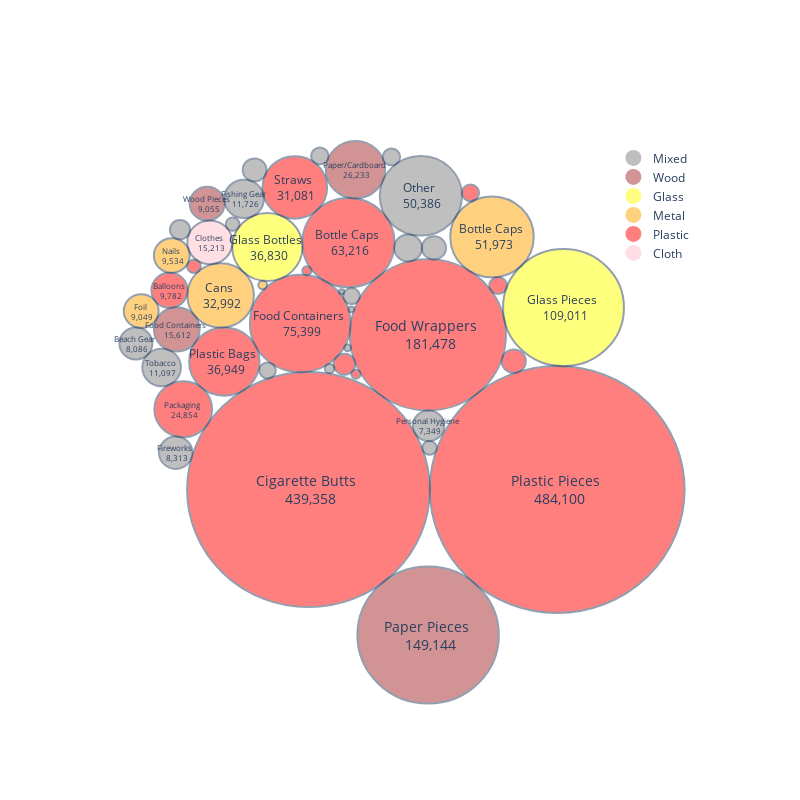

Notebook source saved alongside this figure:
### Code cell
fig = graph_maker.circle_packing_graph(plot_colors=None)
fig.show()

### Figure 1 — Plotly figure (JSON) as saved in the notebook; plotly's stock layout.template omitted (floating-point values rounded to 4 significant figures)
{"data": [{"marker": {"color": "grey", "opacity": 0.5, "size": 20, "symbol": "circle"}, "mode": "markers", "name": "Mixed", "showlegend": true, "type": "scatter", "x": [null], "y": [null]}, {"marker": {"color": "brown", "opacity": 0.5, "size": 20, "symbol": "circle"}, "mode": "markers", "name": "Wood", "showlegend": true, "type": "scatter", "x": [null], "y": [null]}, {"marker": {"color": "yellow", "opacity": 0.5, "size": 20, "symbol": "circle"}, "mode": "markers", "name": "Glass", "showlegend": true, "type": "scatter", "x": [null], "y": [null]}, {"marker": {"color": "orange", "opacity": 0.5, "size": 20, "symbol": "circle"}, "mode": "markers", "name": "Metal", "showlegend": true, "type": "scatter", "x": [null], "y": [null]}, {"marker": {"color": "red", "opacity": 0.5, "size": 20, "symbol": "circle"}, "mode": "markers", "name": "Plastic", "showlegend": true, "type": "scatter", "x": [null], "y": [null]}, {"marker": {"color": "pink", "opacity": 0.5, "size": 20, "symbol": "circle"}, "mode": "markers", "name": "Cloth", "showlegend": true, "type": "scatter", "x": [null], "y": [null]}], "layout": {"annotations": [{"font": {"size": 14}, "hovertext": "Plastic Pieces <br> 484,100", "showarrow": false, "text": "Plastic Pieces <br> 484,100", "x": 0.5159, "y": -0.2694}, {"font": {"size": 14}, "hovertext": "Cigarette Butts <br> 439,358", "showarrow": false, "text": "Cigarette Butts <br> 439,358", "x": -0.3004, "y": -0.2694}, {"font": {"size": 14}, "hovertext": "Food Wrappers <br> 181,478", "showarrow": false, "text": "Food Wrappers <br> 181,478", "x": 0.09167, "y": 0.2543}, {"font": {"size": 14}, "hovertext": "Paper Pieces <br> 149,144", "showarrow": false, "text": "Paper Pieces <br> 149,144", "x": 0.09225, "y": -0.7624}, {"font": {"size": 12}, "hovertext": "Glass Pieces <br> 109,011", "showarrow": false, "text": "Glass Pieces <br> 109,011", "x": 0.5365, "y": 0.3466}, {"font": {"size": 12}, "hovertext": "Food Containers <br> 75,399", "showarrow": false, "text": "Food Containers <br> 75,399", "x": -0.3274, "y": 0.2931}, {"font": {"size": 12}, "hovertext": "Bottle Caps <br> 63,216", "showarrow": false, "text": "Bottle Caps <br> 63,216", "x": -0.1692, "y": 0.5667}, {"font": {"size": 12}, "hovertext": "Bottle Caps <br> 51,973", "showarrow": false, "text": "Bottle Caps <br> 51,973", "x": 0.3019, "y": 0.5862}, {"font": {"size": 12}, "hovertext": "Other <br> 50,386", "showarrow": false, "text": "Other <br> 50,386", "x": 0.06851, "y": 0.7256}, {"font": {"size": 12}, "hovertext": "Plastic Bags <br> 36,949", "showarrow": false, "text": "Plastic Bags <br> 36,949", "x": -0.5763, "y": 0.1639}, {"font": {"size": 12}, "hovertext": "Glass Bottles <br> 36,830", "showarrow": false, "text": "Glass Bottles <br> 36,830", "x": -0.4351, "y": 0.5519}, {"font": {"size": 12}, "hovertext": "Cans <br> 32,992", "showarrow": false, "text": "Cans <br> 32,992", "x": -0.5886, "y": 0.3882}, {"font": {"size": 12}, "hovertext": "Straws <br> 31,081", "showarrow": false, "text": "Straws <br> 31,081", "x": -0.3451, "y": 0.754}, {"font": {"size": 8}, "hovertext": "Paper/Cardboard <br> 26,233", "showarrow": false, "text": "Paper/Cardboard <br> 26,233", "x": -0.1462, "y": 0.814}, {"font": {"size": 8}, "hovertext": "Packaging <br> 24,854", "showarrow": false, "text": "Packaging <br> 24,854", "x": -0.7113, "y": 0.002777}, {"font": {"size": 8}, "hovertext": "Food Containers <br> 15,612", "showarrow": false, "text": "Food Containers <br> 15,612", "x": -0.7325, "y": 0.2731}, {"font": {"size": 8}, "hovertext": "Clothes <br> 15,213", "showarrow": false, "text": "Clothes <br> 15,213", "x": -0.6238, "y": 0.568}, {"font": {"size": 8}, "hovertext": "Fishing Gear <br> 11,726", "showarrow": false, "text": "Fishing Gear <br> 11,726", "x": -0.5117, "y": 0.7152}, {"font": {"size": 8}, "hovertext": "Tobacco <br> 11,097", "showarrow": false, "text": "Tobacco <br> 11,097", "x": -0.7822, "y": 0.144}, {"font": {"size": 8}, "hovertext": "Balloons <br> 9,782", "showarrow": false, "text": "Balloons <br> 9,782", "x": -0.7563, "y": 0.4055}, {"font": {"size": 8}, "hovertext": "Nails <br> 9,534", "showarrow": false, "text": "Nails <br> 9,534", "x": -0.7489, "y": 0.5233}, {"font": {"size": 8}, "hovertext": "Wood Pieces <br> 9,055", "showarrow": false, "text": "Wood Pieces <br> 9,055", "x": -0.6328, "y": 0.6989}, {"font": {"size": 8}, "hovertext": "Foil <br> 9,049", "showarrow": false, "text": "Foil <br> 9,049", "x": -0.8492, "y": 0.3352}, {"font": {"size": 8}, "hovertext": "Fireworks <br> 8,313", "showarrow": false, "text": "Fireworks <br> 8,313", "x": -0.7358, "y": -0.1447}, {"font": {"size": 8}, "hovertext": "Beach Gear <br> 8,086", "showarrow": false, "text": "Beach Gear <br> 8,086", "x": -0.8667, "y": 0.2254}, {"font": {"size": 8}, "hovertext": "Personal Hygiene <br> 7,349", "showarrow": false, "text": "Personal Hygiene <br> 7,349", "x": 0.09397, "y": -0.05315}, {"font": {"size": 8}, "hovertext": "Lighters <br> 5,726", "showarrow": false, "text": "", "x": 0.02649, "y": 0.5486}, {"font": {"size": 8}, "hovertext": "Bandaids <br> 4,319", "showarrow": false, "text": "", "x": 0.1114, "y": 0.549}, {"font": {"size": 8}, "hovertext": "Lids <br> 4,310", "showarrow": false, "text": "", "x": 0.3733, "y": 0.1653}, {"font": {"size": 8}, "hovertext": "Construction Materials <br> 4,176", "showarrow": false, "text": "", "x": -0.4772, "y": 0.8132}, {"font": {"size": 8}, "hovertext": "Utensils <br> 3,473", "showarrow": false, "text": "", "x": -0.1822, "y": 0.155}, {"font": {"size": 8}, "hovertext": "Strapping Bands <br> 3,003", "showarrow": false, "text": "", "x": -0.7219, "y": 0.6109}, {"font": {"size": 8}, "hovertext": "6-Pack Holders <br> 2,294", "showarrow": false, "text": "", "x": 0.322, "y": 0.4217}, {"font": {"size": 8}, "hovertext": "PPE <br> 2,254", "showarrow": false, "text": "", "x": -0.2631, "y": 0.8605}, {"font": {"size": 8}, "hovertext": "Batteries <br> 2,241", "showarrow": false, "text": "", "x": -0.0281, "y": 0.8572}, {"font": {"size": 8}, "hovertext": "Bottles <br> 2,216", "showarrow": false, "text": "", "x": 0.2313, "y": 0.7357}, {"font": {"size": 8}, "hovertext": "Syringes <br> 2,059", "showarrow": false, "text": "", "x": -0.1591, "y": 0.3859}, {"font": {"size": 8}, "hovertext": "Footwear <br> 2,006", "showarrow": false, "text": "", "x": -0.4346, "y": 0.134}, {"font": {"size": 8}, "hovertext": "Cigar Tips <br> 1,537", "showarrow": false, "text": "", "x": 0.09707, "y": -0.1281}, {"font": {"size": 8}, "hovertext": "Rope <br> 1,423", "showarrow": false, "text": "", "x": -0.5492, "y": 0.6295}, {"font": {"size": 8}, "hovertext": "Beverage Bottles <br> 1,413", "showarrow": false, "text": "", "x": -0.6761, "y": 0.4866}, {"font": {"size": 8}, "hovertext": "Tires <br> 684", "showarrow": false, "text": "", "x": -0.2312, "y": 0.1402}, {"font": {"size": 8}, "hovertext": "Bagged Pet Waste <br> 636", "showarrow": false, "text": "", "x": -0.1446, "y": 0.1213}, {"font": {"size": 8}, "hovertext": "Beverage Pouches <br> 625", "showarrow": false, "text": "", "x": -0.3055, "y": 0.4718}, {"font": {"size": 8}, "hovertext": "Appliances <br> 564", "showarrow": false, "text": "", "x": -0.4507, "y": 0.4233}, {"font": {"size": 8}, "hovertext": "E-Waste <br> 347", "showarrow": false, "text": "", "x": -0.1718, "y": 0.2105}, {"font": {"size": 8}, "hovertext": "Car Parts <br> 260", "showarrow": false, "text": "", "x": -0.1594, "y": 0.3409}, {"font": {"size": 8}, "hovertext": "Bikes <br> 199", "showarrow": false, "text": "", "x": -0.1915, "y": 0.4009}], "autosize": false, "height": 800, "legend": {"x": 0.96, "xanchor": "right", "y": 0.93, "yanchor": "top"}, "plot_bgcolor": "rgba(0, 0, 0, 0)", "shapes": [{"fillcolor": "red", "line": {"width": 2}, "opacity": 0.5, "type": "circle", "x0": 0.09787, "x1": 0.9339, "xref": "x", "y0": -0.6874, "y1": 0.1486, "yref": "y"}, {"fillcolor": "red", "line": {"width": 2}, "opacity": 0.5, "type": "circle", "x0": -0.6986, "x1": 0.09787, "xref": "x", "y0": -0.6676, "y1": 0.1288, "yref": "y"}, {"fillcolor": "red", "line": {"width": 2}, "opacity": 0.5, "type": "circle", "x0": -0.1643, "x1": 0.3476, "xref": "x", "y0": -0.00165, "y1": 0.5102, "yref": "y"}, {"fillcolor": "brown", "line": {"width": 2}, "opacity": 0.5, "type": "circle", "x0": -0.1398, "x1": 0.3243, "xref": "x", "y0": -0.9944, "y1": -0.5304, "yref": "y"}, {"fillcolor": "yellow", "line": {"width": 2}, "opacity": 0.5, "type": "circle", "x0": 0.3381, "x1": 0.7348, "xref": "x", "y0": 0.1483, "y1": 0.545, "yref": "y"}, {"fillcolor": "red", "line": {"width": 2}, "opacity": 0.5, "type": "circle", "x0": -0.4924, "x1": -0.1625, "xref": "x", "y0": 0.1282, "y1": 0.4581, "yref": "y"}, {"fillcolor": "red", "line": {"width": 2}, "opacity": 0.5, "type": "circle", "x0": -0.3202, "x1": -0.01813, "xref": "x", "y0": 0.4156, "y1": 0.7177, "yref": "y"}, {"fillcolor": "orange", "line": {"width": 2}, "opacity": 0.5, "type": "circle", "x0": 0.1649, "x1": 0.4388, "xref": "x", "y0": 0.4493, "y1": 0.7232, "yref": "y"}, {"fillcolor": "grey", "line": {"width": 2}, "opacity": 0.5, "type": "circle", "x0": -0.06635, "x1": 0.2034, "xref": "x", "y0": 0.5907, "y1": 0.8604, "yref": "y"}, {"fillcolor": "red", "line": {"width": 2}, "opacity": 0.5, "type": "circle", "x0": -0.6918, "x1": -0.4608, "xref": "x", "y0": 0.0484, "y1": 0.2794, "yref": "y"}, {"fillcolor": "yellow", "line": {"width": 2}, "opacity": 0.5, "type": "circle", "x0": -0.5504, "x1": -0.3198, "xref": "x", "y0": 0.4366, "y1": 0.6672, "yref": "y"}, {"fillcolor": "orange", "line": {"width": 2}, "opacity": 0.5, "type": "circle", "x0": -0.6977, "x1": -0.4795, "xref": "x", "y0": 0.279, "y1": 0.4973, "yref": "y"}, {"fillcolor": "red", "line": {"width": 2}, "opacity": 0.5, "type": "circle", "x0": -0.451, "x1": -0.2392, "xref": "x", "y0": 0.6481, "y1": 0.8599, "yref": "y"}, {"fillcolor": "brown", "line": {"width": 2}, "opacity": 0.5, "type": "circle", "x0": -0.2435, "x1": -0.04887, "xref": "x", "y0": 0.7167, "y1": 0.9113, "yref": "y"}, {"fillcolor": "red", "line": {"width": 2}, "opacity": 0.5, "type": "circle", "x0": -0.8061, "x1": -0.6166, "xref": "x", "y0": -0.09194, "y1": 0.09749, "yref": "y"}, {"fillcolor": "brown", "line": {"width": 2}, "opacity": 0.5, "type": "circle", "x0": -0.8075, "x1": -0.6574, "xref": "x", "y0": 0.1981, "y1": 0.3482, "yref": "y"}, {"fillcolor": "pink", "line": {"width": 2}, "opacity": 0.5, "type": "circle", "x0": -0.6979, "x1": -0.5497, "xref": "x", "y0": 0.4939, "y1": 0.6421, "yref": "y"}, {"fillcolor": "grey", "line": {"width": 2}, "opacity": 0.5, "type": "circle", "x0": -0.5767, "x1": -0.4466, "xref": "x", "y0": 0.6502, "y1": 0.7803, "yref": "y"}, {"fillcolor": "grey", "line": {"width": 2}, "opacity": 0.5, "type": "circle", "x0": -0.8455, "x1": -0.7189, "xref": "x", "y0": 0.08072, "y1": 0.2073, "yref": "y"}, {"fillcolor": "red", "line": {"width": 2}, "opacity": 0.5, "type": "circle", "x0": -0.8157, "x1": -0.6968, "xref": "x", "y0": 0.3461, "y1": 0.4649, "yref": "y"}, {"fillcolor": "orange", "line": {"width": 2}, "opacity": 0.5, "type": "circle", "x0": -0.8075, "x1": -0.6902, "xref": "x", "y0": 0.4647, "y1": 0.582, "yref": "y"}, {"fillcolor": "brown", "line": {"width": 2}, "opacity": 0.5, "type": "circle", "x0": -0.69, "x1": -0.5756, "xref": "x", "y0": 0.6418, "y1": 0.7561, "yref": "y"}, {"fillcolor": "orange", "line": {"width": 2}, "opacity": 0.5, "type": "circle", "x0": -0.9064, "x1": -0.7921, "xref": "x", "y0": 0.278, "y1": 0.3923, "yref": "y"}, {"fillcolor": "grey", "line": {"width": 2}, "opacity": 0.5, "type": "circle", "x0": -0.7906, "x1": -0.6811, "xref": "x", "y0": -0.1995, "y1": -0.08991, "yref": "y"}, {"fillcolor": "grey", "line": {"width": 2}, "opacity": 0.5, "type": "circle", "x0": -0.9207, "x1": -0.8127, "xref": "x", "y0": 0.1713, "y1": 0.2794, "yref": "y"}, {"fillcolor": "grey", "line": {"width": 2}, "opacity": 0.5, "type": "circle", "x0": 0.04247, "x1": 0.1455, "xref": "x", "y0": -0.1047, "y1": -0.001641, "yref": "y"}, {"fillcolor": "grey", "line": {"width": 2}, "opacity": 0.5, "type": "circle", "x0": -0.01897, "x1": 0.07195, "xref": "x", "y0": 0.5031, "y1": 0.594, "yref": "y"}, {"fillcolor": "grey", "line": {"width": 2}, "opacity": 0.5, "type": "circle", "x0": 0.07195, "x1": 0.1509, "xref": "x", "y0": 0.5096, "y1": 0.5885, "yref": "y"}, {"fillcolor": "red", "line": {"width": 2}, "opacity": 0.5, "type": "circle", "x0": 0.3339, "x1": 0.4128, "xref": "x", "y0": 0.1258, "y1": 0.2047, "yref": "y"}, {"fillcolor": "grey", "line": {"width": 2}, "opacity": 0.5, "type": "circle", "x0": -0.516, "x1": -0.4384, "xref": "x", "y0": 0.7744, "y1": 0.852, "yref": "y"}, {"fillcolor": "red", "line": {"width": 2}, "opacity": 0.5, "type": "circle", "x0": -0.2177, "x1": -0.1468, "xref": "x", "y0": 0.1196, "y1": 0.1905, "yref": "y"}, {"fillcolor": "grey", "line": {"width": 2}, "opacity": 0.5, "type": "circle", "x0": -0.7548, "x1": -0.689, "xref": "x", "y0": 0.5779, "y1": 0.6438, "yref": "y"}, {"fillcolor": "red", "line": {"width": 2}, "opacity": 0.5, "type": "circle", "x0": 0.2932, "x1": 0.3507, "xref": "x", "y0": 0.3929, "y1": 0.4505, "yref": "y"}, {"fillcolor": "grey", "line": {"width": 2}, "opacity": 0.5, "type": "circle", "x0": -0.2916, "x1": -0.2346, "xref": "x", "y0": 0.832, "y1": 0.889, "yref": "y"}, {"fillcolor": "grey", "line": {"width": 2}, "opacity": 0.5, "type": "circle", "x0": -0.05654, "x1": 0.0003389, "xref": "x", "y0": 0.8288, "y1": 0.8857, "yref": "y"}, {"fillcolor": "red", "line": {"width": 2}, "opacity": 0.5, "type": "circle", "x0": 0.2031, "x1": 0.2596, "xref": "x", "y0": 0.7074, "y1": 0.7639, "yref": "y"}, {"fillcolor": "grey", "line": {"width": 2}, "opacity": 0.5, "type": "circle", "x0": -0.1863, "x1": -0.1318, "xref": "x", "y0": 0.3587, "y1": 0.4132, "yref": "y"}, {"fillcolor": "grey", "line": {"width": 2}, "opacity": 0.5, "type": "circle", "x0": -0.4615, "x1": -0.4077, "xref": "x", "y0": 0.1071, "y1": 0.1609, "yref": "y"}, {"fillcolor": "grey", "line": {"width": 2}, "opacity": 0.5, "type": "circle", "x0": 0.07352, "x1": 0.1206, "xref": "x", "y0": -0.1517, "y1": -0.1046, "yref": "y"}, {"fillcolor": "grey", "line": {"width": 2}, "opacity": 0.5, "type": "circle", "x0": -0.5718, "x1": -0.5265, "xref": "x", "y0": 0.6069, "y1": 0.6522, "yref": "y"}, {"fillcolor": "red", "line": {"width": 2}, "opacity": 0.5, "type": "circle", "x0": -0.6987, "x1": -0.6535, "xref": "x", "y0": 0.464, "y1": 0.5092, "yref": "y"}, {"fillcolor": "grey", "line": {"width": 2}, "opacity": 0.5, "type": "circle", "x0": -0.2469, "x1": -0.2155, "xref": "x", "y0": 0.1245, "y1": 0.156, "yref": "y"}, {"fillcolor": "red", "line": {"width": 2}, "opacity": 0.5, "type": "circle", "x0": -0.1597, "x1": -0.1294, "xref": "x", "y0": 0.1062, "y1": 0.1365, "yref": "y"}, {"fillcolor": "red", "line": {"width": 2}, "opacity": 0.5, "type": "circle", "x0": -0.3205, "x1": -0.2905, "xref": "x", "y0": 0.4568, "y1": 0.4868, "yref": "y"}, {"fillcolor": "orange", "line": {"width": 2}, "opacity": 0.5, "type": "circle", "x0": -0.465, "x1": -0.4364, "xref": "x", "y0": 0.409, "y1": 0.4375, "yref": "y"}, {"fillcolor": "grey", "line": {"width": 2}, "opacity": 0.5, "type": "circle", "x0": -0.183, "x1": -0.1607, "xref": "x", "y0": 0.1993, "y1": 0.2217, "yref": "y"}, {"fillcolor": "grey", "line": {"width": 2}, "opacity": 0.5, "type": "circle", "x0": -0.1691, "x1": -0.1497, "xref": "x", "y0": 0.3312, "y1": 0.3506, "yref": "y"}, {"fillcolor": "grey", "line": {"width": 2}, "opacity": 0.5, "type": "circle", "x0": -0.2, "x1": -0.183, "xref": "x", "y0": 0.3924, "y1": 0.4094, "yref": "y"}], "width": 800, "xaxis": {"range": [-1.05, 1.05], "showgrid": false, "showticklabels": false, "zeroline": false}, "yaxis": {"range": [-1.05, 1.05], "showgrid": false, "showticklabels": false, "zeroline": false}}}
